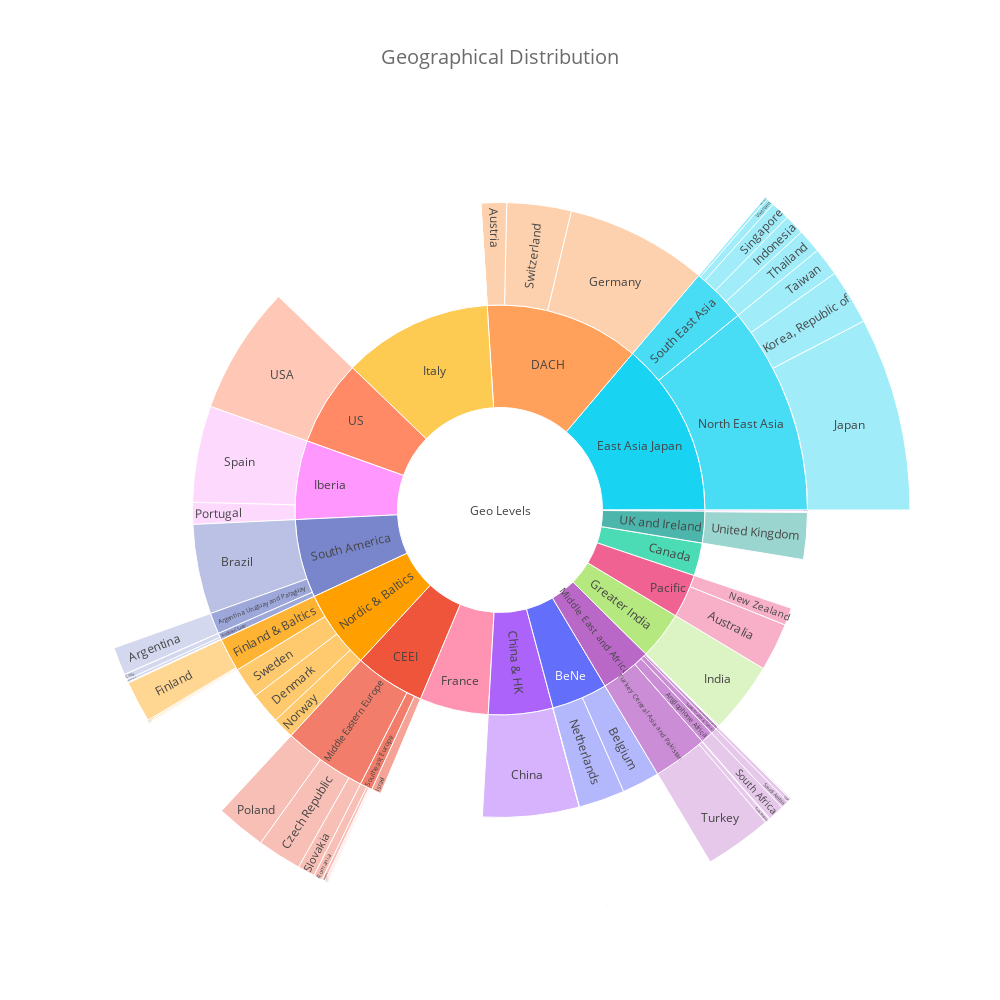

Here is the notebook cell this chart was saved with:
### Code cell
sunburst(data_comments_only, levels, color_sequence, unique_parent=True)

### Figure 1 — Plotly figure (JSON) as saved in the notebook; plotly's stock layout.template omitted (floating-point values rounded to 4 significant figures)
{"data": [{"branchvalues": "total", "hovertemplate": "%{hovertext}<extra></extra>", "hovertext": ["BeNe<br>Number of verbatims: 1731<br>Percentage: 4.40%", "CEEI<br>Number of verbatims: 2181<br>Percentage: 5.55%", "Canada<br>Number of verbatims: 1021<br>Percentage: 2.60%", "China & HK<br>Number of verbatims: 1998<br>Percentage: 5.08%", "DACH<br>Number of verbatims: 4791<br>Percentage: 12.18%", "East Asia Japan<br>Number of verbatims: 5431<br>Percentage: 13.81%", "France<br>Number of verbatims: 2133<br>Percentage: 5.42%", "Greater India<br>Number of verbatims: 1483<br>Percentage: 3.77%", "Iberia<br>Number of verbatims: 2444<br>Percentage: 6.22%", "Italy<br>Number of verbatims: 4638<br>Percentage: 11.80%", "Mexico & Central America<br>Number of verbatims: 31<br>Percentage: 0.08%", "Middle East and Africa<br>Number of verbatims: 1587<br>Percentage: 4.04%", "Nordic & Baltics<br>Number of verbatims: 2430<br>Percentage: 6.18%", "Pacific<br>Number of verbatims: 1355<br>Percentage: 3.45%", "South America<br>Number of verbatims: 2432<br>Percentage: 6.19%", "UK and Ireland<br>Number of verbatims: 984<br>Percentage: 2.50%", "US<br>Number of verbatims: 2650<br>Percentage: 6.74%", "Belgium<br>Number of verbatims: 779<br>Percentage: 45.00%", "Netherlands<br>Number of verbatims: 952<br>Percentage: 55.00%", "Israel<br>Number of verbatims: 200<br>Percentage: 9.17%", "Middle Eastern Europe<br>Number of verbatims: 1728<br>Percentage: 79.23%", "Southeast Europe<br>Number of verbatims: 253<br>Percentage: 11.60%", "China<br>Number of verbatims: 1991<br>Percentage: 99.65%", "Hong Kong & Macao<br>Number of verbatims: 7<br>Percentage: 0.35%", "Austria<br>Number of verbatims: 529<br>Percentage: 11.04%", "Germany<br>Number of verbatims: 2933<br>Percentage: 61.22%", "Liechtenstein<br>Number of verbatims: 1<br>Percentage: 0.02%", "Switzerland<br>Number of verbatims: 1328<br>Percentage: 27.72%", "North East Asia<br>Number of verbatims: 4290<br>Percentage: 78.99%", "South East Asia<br>Number of verbatims: 1141<br>Percentage: 21.01%", "India<br>Number of verbatims: 1483<br>Percentage: 100.00%", "Portugal<br>Number of verbatims: 451<br>Percentage: 18.45%", "Spain<br>Number of verbatims: 1993<br>Percentage: 81.55%", "Mexico<br>Number of verbatims: 31<br>Percentage: 100.00%", "Anglophone Africa<br>Number of verbatims: 254<br>Percentage: 16.01%", "Francophone Africa<br>Number of verbatims: 5<br>Percentage: 0.32%", "Gulf<br>Number of verbatims: 21<br>Percentage: 1.32%", "North East Africa and Levant<br>Number of verbatims: 58<br>Percentage: 3.65%", "Saudi Arabia & Yemen<br>Number of verbatims: 122<br>Percentage: 7.69%", "Turkey Central Asia and Pakistan<br>Number of verbatims: 1127<br>Percentage: 71.01%", "Denmark<br>Number of verbatims: 642<br>Percentage: 26.42%", "Finland & Baltics<br>Number of verbatims: 696<br>Percentage: 28.64%", "Norway<br>Number of verbatims: 447<br>Percentage: 18.40%", "Sweden<br>Number of verbatims: 645<br>Percentage: 26.54%", "Australia<br>Number of verbatims: 992<br>Percentage: 73.21%", "New Zealand<br>Number of verbatims: 363<br>Percentage: 26.79%", "Andean Cluster<br>Number of verbatims: 141<br>Percentage: 5.80%", "Argentina, Uruguay and Paraguay<br>Number of verbatims: 436<br>Percentage: 17.93%", "Brazil<br>Number of verbatims: 1855<br>Percentage: 76.27%", "Ireland<br>Number of verbatims: 18<br>Percentage: 1.83%", "United Kingdom<br>Number of verbatims: 966<br>Percentage: 98.17%", "USA<br>Number of verbatims: 2650<br>Percentage: 100.00%", "Czech Republic<br>Number of verbatims: 687<br>Percentage: 39.76%", "Poland<br>Number of verbatims: 773<br>Percentage: 44.73%", "Slovakia<br>Number of verbatims: 268<br>Percentage: 15.51%", "Bulgaria<br>Number of verbatims: 21<br>Percentage: 8.30%", "Croatia<br>Number of verbatims: 20<br>Percentage: 7.91%", "Greece<br>Number of verbatims: 14<br>Percentage: 5.53%", "Hungary<br>Number of verbatims: 48<br>Percentage: 18.97%", "Romania<br>Number of verbatims: 140<br>Percentage: 55.34%", "Serbia<br>Number of verbatims: 7<br>Percentage: 2.77%", "Slovenia<br>Number of verbatims: 3<br>Percentage: 1.19%", "Hong Kong<br>Number of verbatims: 7<br>Percentage: 100.00%", "Japan<br>Number of verbatims: 2999<br>Percentage: 69.91%", "Korea, Republic of<br>Number of verbatims: 853<br>Percentage: 19.88%", "Taiwan<br>Number of verbatims: 438<br>Percentage: 10.21%", "Indonesia<br>Number of verbatims: 312<br>Percentage: 27.34%", "Malaysia<br>Number of verbatims: 44<br>Percentage: 3.86%", "Singapore<br>Number of verbatims: 294<br>Percentage: 25.77%", "Thailand<br>Number of verbatims: 372<br>Percentage: 32.60%", "Vietnam<br>Number of verbatims: 119<br>Percentage: 10.43%", "San Marino<br>Number of verbatims: 2<br>Percentage: 0.04%", "South Africa<br>Number of verbatims: 254<br>Percentage: 100.00%", "Dominican Republic<br>Number of verbatims: 1<br>Percentage: 20.00%", "Morocco<br>Number of verbatims: 4<br>Percentage: 80.00%", "Kuwait<br>Number of verbatims: 3<br>Percentage: 14.29%", "Oman<br>Number of verbatims: 1<br>Percentage: 4.76%", "Qatar<br>Number of verbatims: 2<br>Percentage: 9.52%", "United Arab Emirates<br>Number of verbatims: 15<br>Percentage: 71.43%", "Egypt<br>Number of verbatims: 55<br>Percentage: 94.83%", "Jordan<br>Number of verbatims: 1<br>Percentage: 1.72%", "Lebanon<br>Number of verbatims: 2<br>Percentage: 3.45%", "Saudi Arabia<br>Number of verbatims: 122<br>Percentage: 100.00%", "Kazakhstan<br>Number of verbatims: 76<br>Percentage: 6.74%", "Pakistan<br>Number of verbatims: 10<br>Percentage: 0.89%", "Turkey<br>Number of verbatims: 1041<br>Percentage: 92.37%", "Estonia<br>Number of verbatims: 12<br>Percentage: 1.72%", "Finland<br>Number of verbatims: 643<br>Percentage: 92.39%", "Latvia<br>Number of verbatims: 19<br>Percentage: 2.73%", "Lithuania<br>Number of verbatims: 22<br>Percentage: 3.16%", "Chile<br>Number of verbatims: 86<br>Percentage: 60.99%", "Colombia<br>Number of verbatims: 44<br>Percentage: 31.21%", "Peru<br>Number of verbatims: 11<br>Percentage: 7.80%", "Argentina<br>Number of verbatims: 434<br>Percentage: 99.54%", "Paraguay<br>Number of verbatims: 2<br>Percentage: 0.46%", "Geo Levels<br>Number of verbatims: 39320<br>Percentage: 100.00%"], "labels": ["BeNe", "CEEI", "Canada", "China & HK", "DACH", "East Asia Japan", "France", "Greater India", "Iberia", "Italy", "Mexico & Central America", "Middle East and Africa", "Nordic & Baltics", "Pacific", "South America", "UK and Ireland", "US", "Belgium", "Netherlands", "Israel", "Middle Eastern Europe", "Southeast Europe", "China", "Hong Kong & Macao", "Austria", "Germany", "Liechtenstein", "Switzerland", "North East Asia", "South East Asia", "India", "Portugal", "Spain", "Mexico", "Anglophone Africa", "Francophone Africa", "Gulf", "North East Africa and Levant", "Saudi Arabia & Yemen", "Turkey Central Asia and Pakistan", "Denmark", "Finland & Baltics", "Norway", "Sweden", "Australia", "New Zealand", "Andean Cluster", "Argentina, Uruguay and Paraguay", "Brazil", "Ireland", "United Kingdom", "USA", "Czech Republic", "Poland", "Slovakia", "Bulgaria", "Croatia", "Greece", "Hungary", "Romania", "Serbia", "Slovenia", "Hong Kong", "Japan", "Korea, Republic of", "Taiwan", "Indonesia", "Malaysia", "Singapore", "Thailand", "Vietnam", "San Marino", "South Africa", "Dominican Republic", "Morocco", "Kuwait", "Oman", "Qatar", "United Arab Emirates", "Egypt", "Jordan", "Lebanon", "Saudi Arabia", "Kazakhstan", "Pakistan", "Turkey", "Estonia", "Finland", "Latvia", "Lithuania", "Chile", "Colombia", "Peru", "Argentina", "Paraguay", "Geo Levels"], "marker": {"colors": ["#636EFA", "#EF553B", "#00CC96", "#AB63FA", "#FFA15A", "#19D3F3", "#FF6692", "#B6E880", "#FF97FF", "#FECB52", "#E763FA", "#BA68C8", "#FFA000", "#F06292", "#7986CB", "#4DB6AC", "#FF8A65", "#949bfb", "#949bfb", "#f27d6a", "#f27d6a", "#f27d6a", "#c594fb", "#c594fb", "#febe8d", "#febe8d", "#febe8d", "#febe8d", "#49dcf5", "#49dcf5", "#ceefab", "#fecafe", "#fecafe", "#ee94fb", "#cb8dd5", "#cb8dd5", "#cb8dd5", "#cb8dd5", "#cb8dd5", "#cb8dd5", "#ffb332", "#ffb332", "#ffb332", "#ffb332", "#f490b2", "#f490b2", "#9da7d9", "#9da7d9", "#9da7d9", "#71c4bc", "#71c4bc", "#feb098", "#f6a598", "#f6a598", "#f6a598", "#f6a598", "#f6a598", "#f6a598", "#f6a598", "#f6a598", "#f6a598", "#f6a598", "#dfc5fc", "#79e5f7", "#79e5f7", "#79e5f7", "#79e5f7", "#79e5f7", "#79e5f7", "#79e5f7", "#79e5f7", "#feda84", "#dbb2e2", "#dbb2e2", "#dbb2e2", "#dbb2e2", "#dbb2e2", "#dbb2e2", "#dbb2e2", "#dbb2e2", "#dbb2e2", "#dbb2e2", "#dbb2e2", "#dbb2e2", "#dbb2e2", "#dbb2e2", "#ffc564", "#ffc564", "#ffc564", "#ffc564", "#c1c8e7", "#c1c8e7", "#c1c8e7", "#c1c8e7", "#c1c8e7", "#ffffff"]}, "parents": ["Geo Levels", "Geo Levels", "Geo Levels", "Geo Levels", "Geo Levels", "Geo Levels", "Geo Levels", "Geo Levels", "Geo Levels", "Geo Levels", "Geo Levels", "Geo Levels", "Geo Levels", "Geo Levels", "Geo Levels", "Geo Levels", "Geo Levels", "BeNe", "BeNe", "CEEI", "CEEI", "CEEI", "China & HK", "China & HK", "DACH", "DACH", "DACH", "DACH", "East Asia Japan", "East Asia Japan", "Greater India", "Iberia", "Iberia", "Mexico & Central America", "Middle East and Africa", "Middle East and Africa", "Middle East and Africa", "Middle East and Africa", "Middle East and Africa", "Middle East and Africa", "Nordic & Baltics", "Nordic & Baltics", "Nordic & Baltics", "Nordic & Baltics", "Pacific", "Pacific", "South America", "South America", "South America", "UK and Ireland", "UK and Ireland", "US", "Middle Eastern Europe", "Middle Eastern Europe", "Middle Eastern Europe", "Southeast Europe", "Southeast Europe", "Southeast Europe", "Southeast Europe", "Southeast Europe", "Southeast Europe", "Southeast Europe", "Hong Kong & Macao", "North East Asia", "North East Asia", "North East Asia", "South East Asia", "South East Asia", "South East Asia", "South East Asia", "South East Asia", "Italy", "Anglophone Africa", "Francophone Africa", "Francophone Africa", "Gulf", "Gulf", "Gulf", "Gulf", "North East Africa and Levant", "North East Africa and Levant", "North East Africa and Levant", "Saudi Arabia & Yemen", "Turkey Central Asia and Pakistan", "Turkey Central Asia and Pakistan", "Turkey Central Asia and Pakistan", "Finland & Baltics", "Finland & Baltics", "Finland & Baltics", "Finland & Baltics", "Andean Cluster", "Andean Cluster", "Andean Cluster", "Argentina, Uruguay and Paraguay", "Argentina, Uruguay and Paraguay", ""], "type": "sunburst", "values": [1731, 2181, 1021, 1998, 4791, 5431, 2133, 1483, 2444, 4638, 31, 1587, 2430, 1355, 2432, 984, 2650, 779, 952, 200, 1728, 253, 1991, 7, 529, 2933, 1, 1328, 4290, 1141, 1483, 451, 1993, 31, 254, 5, 21, 58, 122, 1127, 642, 696, 447, 645, 992, 363, 141, 436, 1855, 18, 966, 2650, 687, 773, 268, 21, 20, 14, 48, 140, 7, 3, 7, 2999, 853, 438, 312, 44, 294, 372, 119, 2, 254, 1, 4, 3, 1, 2, 15, 55, 1, 2, 122, 76, 10, 1041, 12, 643, 19, 22, 86, 44, 11, 434, 2, 39320]}], "layout": {"height": 1000, "title": {"font": {"color": "rgb(107, 107, 107)", "size": 20}, "text": "Geographical Distribution", "x": 0.5, "xanchor": "center", "y": 0.95, "yanchor": "top"}, "width": 1000}}
